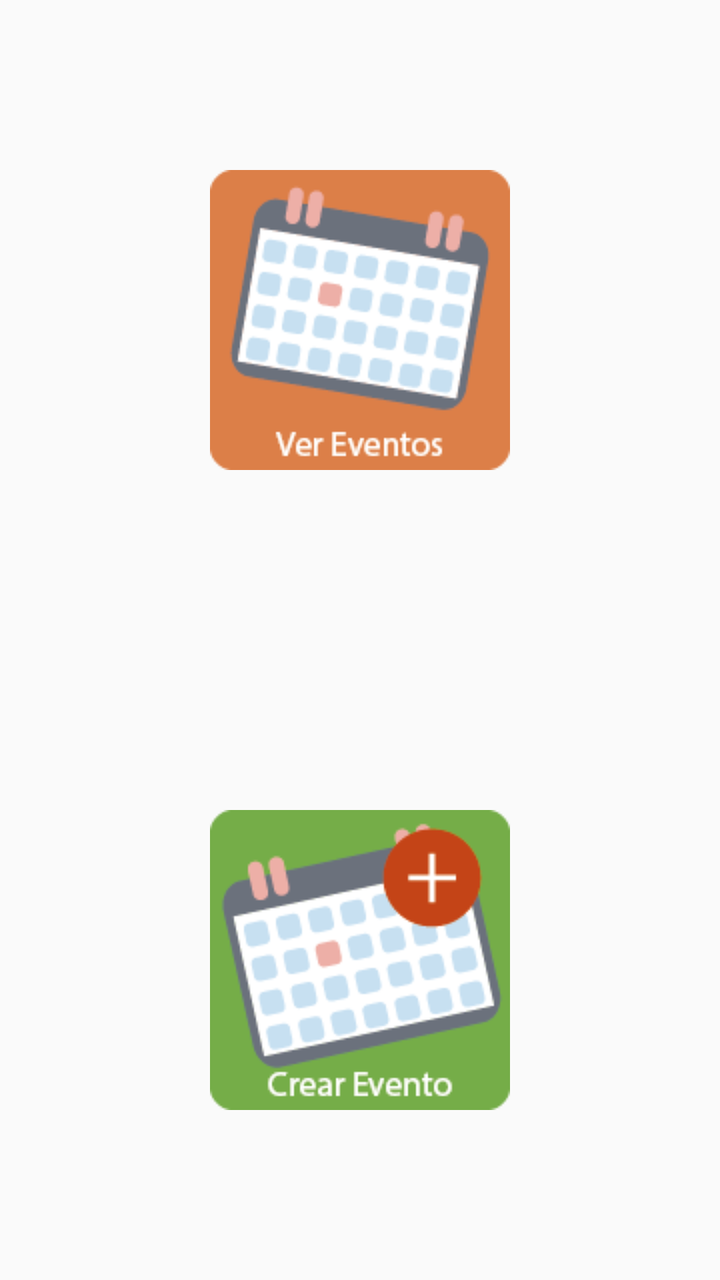
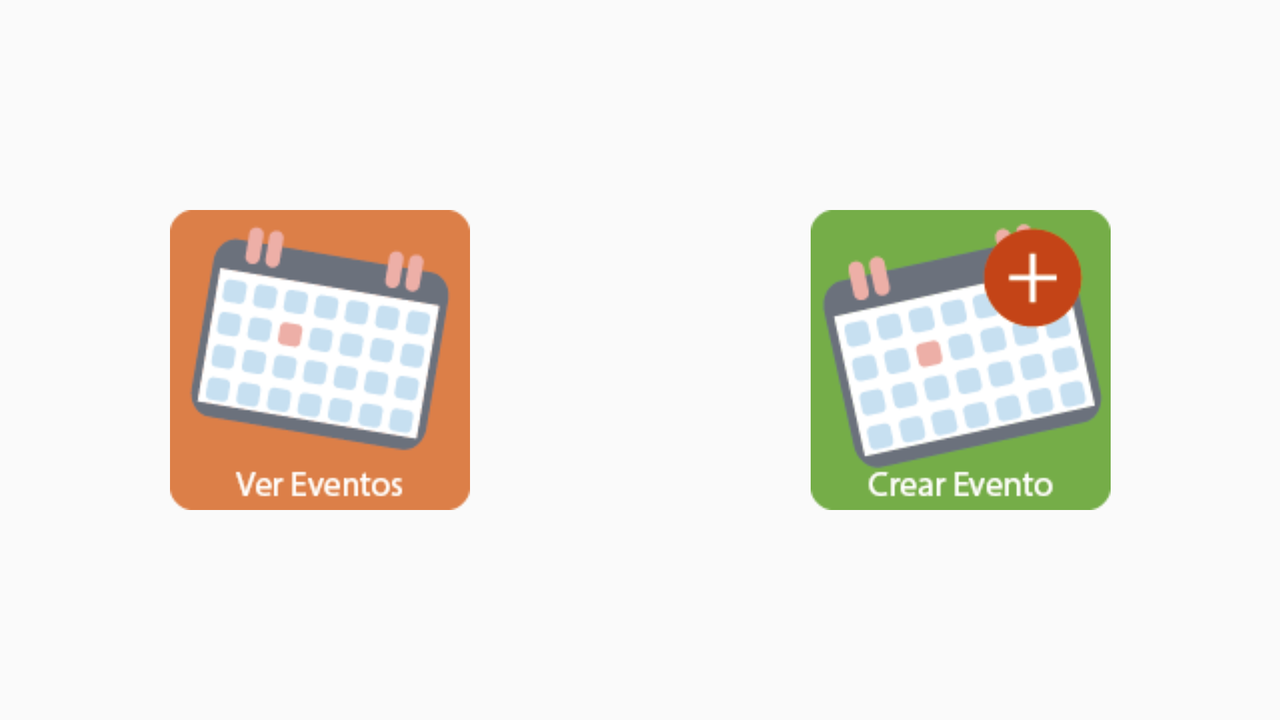

One screen, two layout resources from the same app: the default and the repository's alternative for another configuration. Each is rendered where Android would select it; the XML of both is given below.
<!-- AndroidManifest.xml: application theme AppTheme -->
<!-- res/layout/activity_calendario.xml -->
<?xml version="1.0" encoding="utf-8"?>
<TableLayout xmlns:android="http://schemas.android.com/apk/res/android"
    xmlns:tools="http://schemas.android.com/tools"
    android:id="@+id/activity_calendario"
    android:layout_width="match_parent"
    android:layout_height="match_parent"
    android:paddingBottom="@dimen/activity_vertical_margin"
    android:paddingLeft="@dimen/activity_horizontal_margin"
    android:paddingRight="@dimen/activity_horizontal_margin"
    android:paddingTop="@dimen/activity_vertical_margin"
    tools:context="com.desarrollandoapps.senamarket.calendario.CalendarioActivity">

    <TableRow android:layout_width="match_parent"
        android:layout_height="wrap_content"
        android:layout_weight="1">

        <ImageButton
            android:id="@+id/btnVerCalendario"
            android:layout_width="match_parent"
            android:src="@drawable/ver_eventos"
            android:layout_gravity="center"
            android:background="#00ffffff"
            android:onClick="lanzarCalendario"
            android:layout_weight="0.5" />
    </TableRow>

    <TableRow android:layout_width="match_parent"
        android:gravity="center_vertical|center_horizontal"
        android:orientation="vertical"
        android:layout_weight="1"
        android:layout_height="wrap_content">
        <ImageButton
            android:id="@+id/btnAgregarEvento"
            android:background="#00ffffff"
            android:layout_width="match_parent"
            android:layout_gravity="center"
            android:layout_weight="0.5"
            android:src="@drawable/crear_evento"
            android:onClick="lanzarNuevoEventoCalendario"/>

    </TableRow>

</TableLayout>
<!-- resources referenced by this layout -->
<resources>
  <!-- drawable crear_evento: png bitmap (drawable, 8891 bytes) -->
  <!-- drawable ver_eventos: png bitmap (drawable, 8307 bytes) -->
  <style name="AppTheme" parent="Theme.AppCompat.Light.DarkActionBar">
          
          <item name="colorPrimary">@color/colorPrimary</item>
          <item name="colorPrimaryDark">@color/colorPrimaryDark</item>
          <item name="colorAccent">@color/colorAccent</item>
  
          
          <item name="android:spinnerItemStyle">
              @style/spinnerItemStyle
          </item>
  
          
  
      </style>
  <color name="colorPrimary">#59B548</color>
  <color name="colorPrimaryDark">#238276</color>
  <color name="colorAccent">#fc7323</color>
  <style name="spinnerItemStyle">
          <item name="android:padding">10dp</item>
          <item name="android:textSize">20sp</item>
          <item name="android:textColor">#2E2EFE</item>
      </style>
</resources>
<!-- res/layout-land/activity_calendario.xml (the repository's variant of the layout above) -->
<!-- drawn on the phone turned sideways -->
<?xml version="1.0" encoding="utf-8"?>
<TableLayout xmlns:android="http://schemas.android.com/apk/res/android"
    xmlns:tools="http://schemas.android.com/tools"
    android:id="@+id/activity_calendario"
    android:layout_width="match_parent"
    android:layout_height="match_parent"
    android:paddingBottom="@dimen/activity_vertical_margin"
    android:paddingLeft="@dimen/activity_horizontal_margin"
    android:paddingRight="@dimen/activity_horizontal_margin"
    android:paddingTop="@dimen/activity_vertical_margin"
    tools:context="com.desarrollandoapps.senamarket.calendario.CalendarioActivity">

    <TableRow android:layout_width="match_parent"
        android:layout_height="wrap_content"
        android:layout_weight="1">

        <ImageButton
            android:id="@+id/btnVerCalendario"
            android:layout_width="match_parent"
            android:src="@drawable/ver_eventos"
            android:layout_gravity="center"
            android:background="#00ffffff"
            android:onClick="lanzarCalendario"
            android:layout_weight="0.5" />

        <ImageButton
            android:id="@+id/btnAgregarEvento"
            android:background="#00ffffff"
            android:layout_width="match_parent"
            android:layout_gravity="center"
            android:layout_weight="0.5"
            android:src="@drawable/crear_evento"
            android:onClick="lanzarNuevoEventoCalendario"/>
    </TableRow>

</TableLayout>
